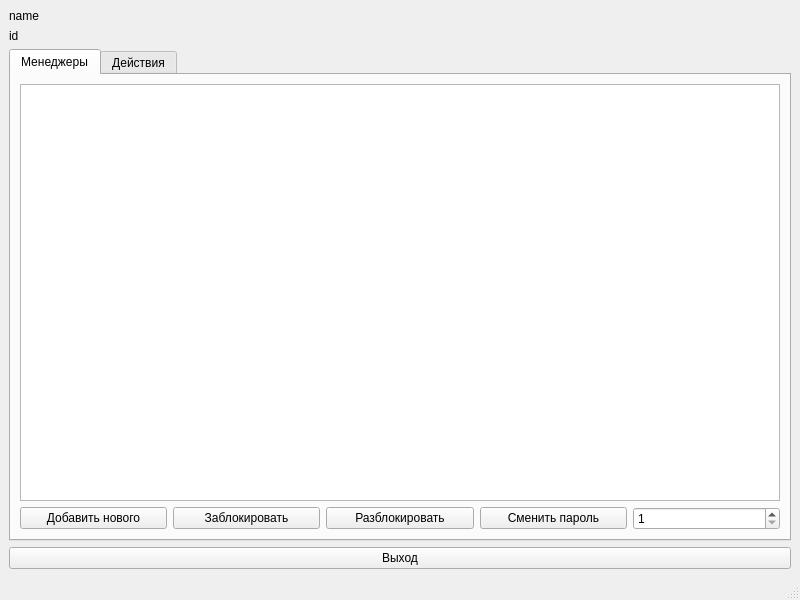
<?xml version="1.0" encoding="UTF-8"?>
<ui version="4.0">
 <class>AdminView</class>
 <widget class="QMainWindow" name="AdminView">
  <property name="geometry">
   <rect>
    <x>0</x>
    <y>0</y>
    <width>800</width>
    <height>600</height>
   </rect>
  </property>
  <property name="windowTitle">
   <string>Zilberman Publisher</string>
  </property>
  <property name="windowIcon">
   <iconset resource="../Icons.qrc">
    <normaloff>:/Icons/MainIcon/Resources/MainIcons/free-icon-book-4341050.png</normaloff>:/Icons/MainIcon/Resources/MainIcons/free-icon-book-4341050.png</iconset>
  </property>
  <widget class="QWidget" name="centralwidget">
   <layout class="QVBoxLayout" name="verticalLayout_7">
    <item>
     <layout class="QVBoxLayout" name="verticalLayout_6">
      <item>
       <widget class="QLabel" name="name_lable">
        <property name="text">
         <string>name</string>
        </property>
       </widget>
      </item>
      <item>
       <widget class="QLabel" name="id_lable">
        <property name="text">
         <string>id</string>
        </property>
       </widget>
      </item>
      <item>
       <widget class="QTabWidget" name="tabWidget">
        <property name="currentIndex">
         <number>0</number>
        </property>
        <widget class="QWidget" name="tab">
         <attribute name="title">
          <string>Менеджеры</string>
         </attribute>
         <layout class="QHBoxLayout" name="horizontalLayout_2">
          <item>
           <layout class="QVBoxLayout" name="verticalLayout">
            <item>
             <widget class="QTableWidget" name="managers_table"/>
            </item>
            <item>
             <layout class="QHBoxLayout" name="horizontalLayout">
              <item>
               <widget class="QPushButton" name="add_new">
                <property name="text">
                 <string>Добавить нового</string>
                </property>
               </widget>
              </item>
              <item>
               <widget class="QPushButton" name="block_manager">
                <property name="text">
                 <string>Заблокировать</string>
                </property>
               </widget>
              </item>
              <item>
               <widget class="QPushButton" name="unblock_manager">
                <property name="text">
                 <string>Разблокировать</string>
                </property>
               </widget>
              </item>
              <item>
               <widget class="QPushButton" name="change_password">
                <property name="text">
                 <string>Сменить пароль</string>
                </property>
               </widget>
              </item>
              <item>
               <widget class="QSpinBox" name="choose_box">
                <property name="minimum">
                 <number>1</number>
                </property>
               </widget>
              </item>
             </layout>
            </item>
           </layout>
          </item>
         </layout>
        </widget>
        <widget class="QWidget" name="tab_6">
         <attribute name="title">
          <string>Действия</string>
         </attribute>
         <layout class="QVBoxLayout" name="verticalLayout_4">
          <item>
           <widget class="QTableWidget" name="logging_table"/>
          </item>
         </layout>
        </widget>
       </widget>
      </item>
      <item>
       <widget class="QPushButton" name="pushButton">
        <property name="text">
         <string>Выход</string>
        </property>
       </widget>
      </item>
     </layout>
    </item>
   </layout>
  </widget>
  <widget class="QMenuBar" name="menubar">
   <property name="geometry">
    <rect>
     <x>0</x>
     <y>0</y>
     <width>800</width>
     <height>25</height>
    </rect>
   </property>
  </widget>
  <widget class="QStatusBar" name="statusbar"/>
 </widget>
 <resources>
  <include location="../Icons.qrc"/>
 </resources>
 <connections/>
</ui>
